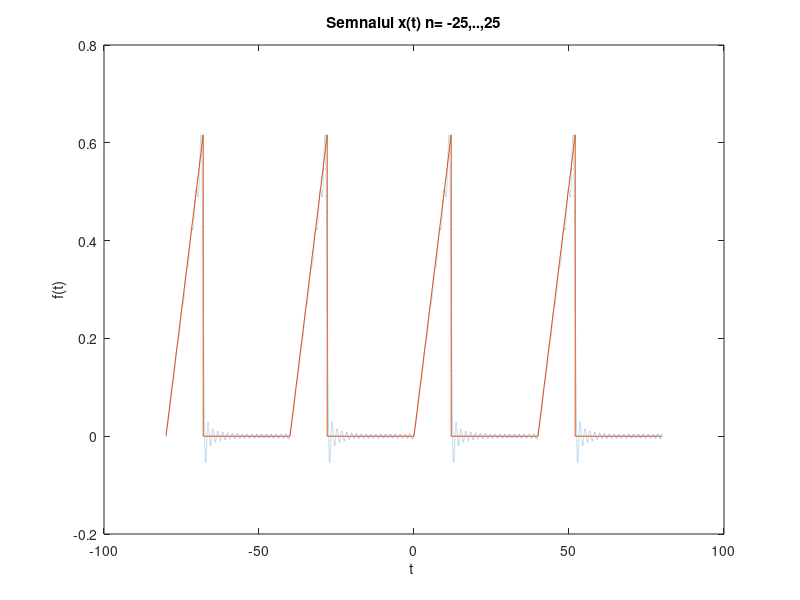
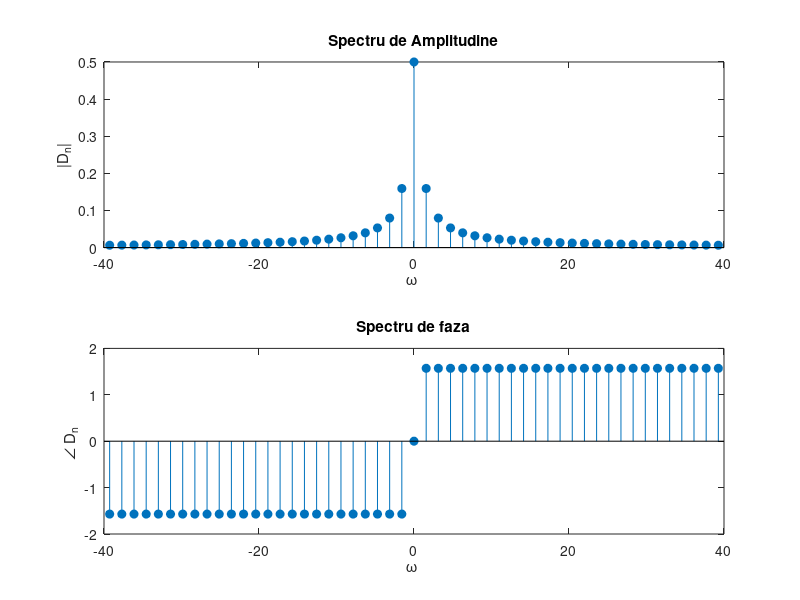

Here is the MATLAB script that generated these plots, in order:
P = 40; wo = 2*pi/P;			

C0 = 144/1600

t = -80:.001:80;				

N = 25;			% Voma avea 50 de coeficienti
   
   x = C0*ones(size(t));		%
   
   for k = -N:-1,			% bucla pentru termenii negativi
      Xk =2*(exp(-1i*k*wo*12)*(-12*1i*k*wo+exp(12*1i*wo*k)-1))/(1i*1i*k*k*wo*wo*P*P);       
                            %OBS: am calculat integrala pentru o functie 
                            % f={-2A*t/T, pt t intre 0 si 12
                            %     si 0 in rest              
      x = x + real(Xk*exp(1i*k*wo*t));	%reconstruirea semnalului
   end;
   
   for k = 1:N,			% bucla pentru termenii pozitivi
      Xk =2*(exp(-1i*k*wo*12)*(-12*1i*k*wo+exp(12*1i*wo*k)-1))/(1i*1i*k*k*wo*wo*P*P);               
      x = x + real(Xk*exp(1i*k*wo*t));	
   end;
   
   plot(t,x,':');			
   hold on;
   plot([ -80 -68 -68 -40 -28 -28 0 12 12 40 52 52 80],[ 0 0.6164 0 0 0.6164 0 0 0.6164 0 0 0.6164 0 0   ],'-'); %semnalul initial
   hold off;
   hold off;
   xlabel('t ');
   ylabel('f(t)');
   titlevec = ['Semnalul x(t) n= ' num2str(-N),',..,',num2str(N)];
   title(titlevec);
   

clear;					% stergem memoria
figure(2); clf;			


P = 4; wo = 2*pi/P;			

D0 = 0.5;				

i = 1;					% vector pentru a memora Dn si w

for k = -25:-1,				
   Xk(i) = 1i/(2*pi*k);                  
   w(i) = k*wo;				
	i = i + 1;			
end;

Xk(i) = D0;
w(i) = 0;	

i = i + 1;				

for k = 1:25			
   Xk(i) = 1i/(2*pi*k);                 
   w(i) = k*wo;				
   i = i + 1;				
end;
   
subplot(2,1,1);				% spectrul semnalului
stem(w,abs(Xk),'filled');
xlabel('\omega ');
ylabel('|D_n|');
title('Spectru de Amplitudine');

subplot(2,1,2);				% spectru de faza
stem(w,angle(Xk),'filled');
xlabel('\omega ');
ylabel('\angle D_n ');
title('Spectru de faza');